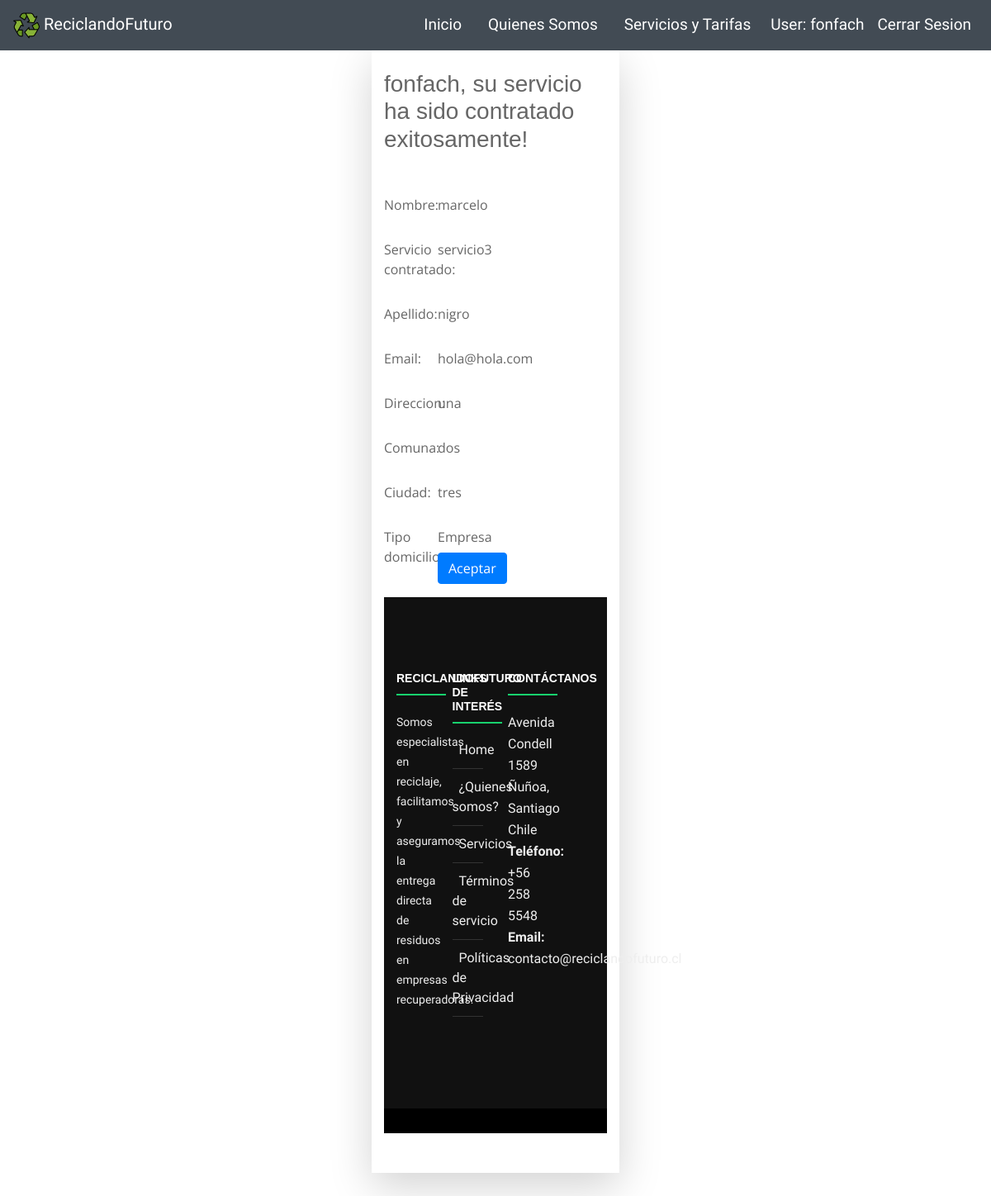
Page /perfil/ (signed in) on the earlier database version.
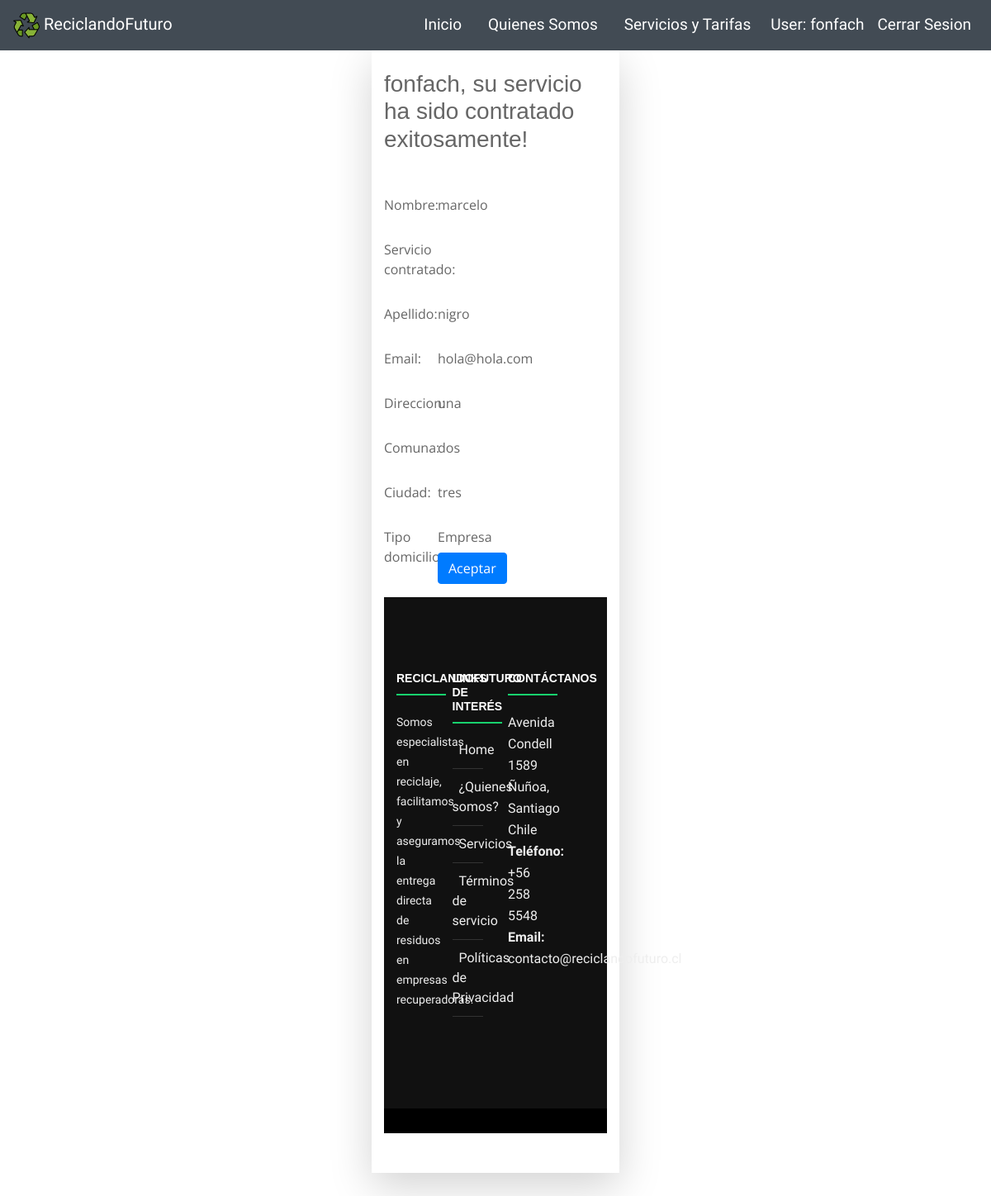
Same page on the later database version.
### core/models.py (models this page shows, shortened)
class Perfil(models.Model):
    user           = models.OneToOneField(User, on_delete=models.CASCADE)
    direccion      = models.CharField(max_length=200)
    comuna         = models.CharField(max_length=200)
    ciudad         = models.CharField(max_length=200)
    tipo_domicilio = models.CharField(max_length=100, choices=TIPO_DOMICILIO)
    servicio       = models.ForeignKey(Servicio, on_delete=models.CASCADE, null=True, blank=True)

class Servicio(models.Model):
    nombre_servicio         = models.CharField(max_length=80)
    valor_servicio          = models.IntegerField()
    descripcion_servicio    = models.TextField(max_length=200)
    fecha_servicio          = models.CharField(max_length=100, choices=TIPO_RETIRO)
    tipo_servicio           = models.CharField(max_length=100, choices=TIPO_SERVICIO)

### core/views.py (the view)
# urls.py: path('perfil/', perfil, name="perfil"),
@login_required
def perfil(request):
    user = request.user
    perfil = Perfil.objects.get(user_id = user.id)
    data={
        'perfil': perfil
    }
    return render(request, 'core/perfil.html', data)

### core/templates/core/perfil.html (shortened to what this page needs)
{% extends 'core/base.html'%}
{% block contenido %}
<div class="pb-5 pt-3 container shadow-lg" style="margin-bottom: 100vh;">
    <h3 class="pt-2 pb-4">{{ user.username }}, su servicio ha sido contratado exitosamente!</h3>
    <form>
        <div class="form-group row">
            <label for="inputEmail3" class="col-sm-2 col-form-label">Nombre:</label>
            <div class="col-sm-10">
            <label for="inputEmail3" class="col-sm-2 col-form-label">{{ user.first_name }}</label>
            </div>
        </div>
        <div class="form-group row">
            <label for="inputEmail3" class="col-sm-2 col-form-label">Servicio contratado:</label>
            <div class="col-sm-10">
            <label for="inputEmail3" class="col-sm-2 col-form-label">{{ perfil.servicio.nombre_servicio }}</label>
        </div>
        </div>
        <div class="form-group row">
            <label for="inputEmail3" class="col-sm-2 col-form-label">Apellido:</label>
            <div class="col-sm-10">
            <label for="inputEmail3" class="col-sm-2 col-form-label">{{ user.last_name }}</label>
            </div>
        </div>
        <div class="form-group row">
            <label for="inputEmail3" class="col-sm-2 col-form-label">Email:</label>
            <div class="col-sm-10">
            <label for="inputEmail3" class="col-sm-2 col-form-label">{{ user.email }}</label>
            </div>
        </div>
        <div class="form-group row">
            <label for="inputEmail3" class="col-sm-2 col-form-label">Direccion:</label>
            <div class="col-sm-10">
            <label for="inputEmail3" class="col-sm-2 col-form-label">{{ perfil.direccion }}</label>
            </div>
        </div>
        <div class="form-group row">
            <label for="inputEmail3" class="col-sm-2 col-form-label">Comuna:</label>
            <div class="col-sm-10">
            <label for="inputEmail3" class="col-sm-2 col-form-label">{{ perfil.comuna }}</label>
            </div>
        </div>
        <div class="form-group row">
            <label for="inputEmail3" class="col-sm-2 col-form-label">Ciudad:</label>
            <div class="col-sm-10">
            <label for="inputEmail3" class="col-sm-2 col-form-label">{{ perfil.ciudad }}</label>
            </div>
        </div>
        <div class="form-group row">
            <label for="inputEmail3" class="col-sm-2 col-form-label">Tipo domicilio:</label>
            <div class="col-sm-10">
            <label for="inputEmail3" class="col-sm-2 col-form-label">{{ perfil.tipo_domicilio }}</label>
            <div class="col-sm-10">
            <a class="btn btn-primary" href="{% url 'mantenedor' %}">Aceptar</a>
            </div>
        </div>
    </form>
</div>
{% endblock %}

Differences in the rows shown:
changed Perfil "una": servicio.nombre_servicio "servicio3" → (not shown)
